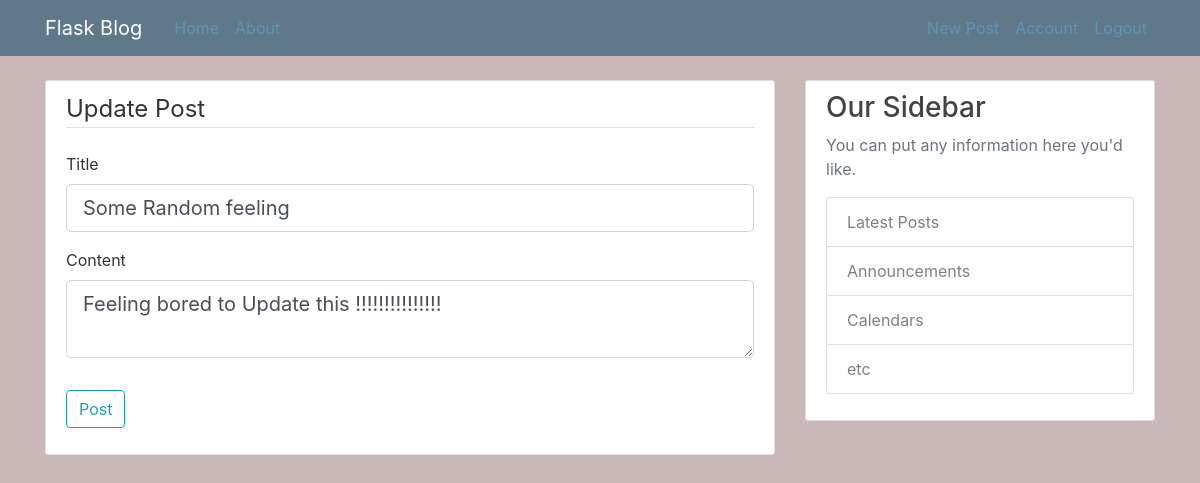
/post/8/update (signed in), run on the app's committed database.
### flaskblog/models.py (models this page shows, shortened)
class Posti(db.Model):
    id = db.Column(db.Integer, primary_key=True)
    title = db.Column(db.String(100), nullable=False)
    date_posted = db.Column(db.DateTime, nullable=False, default=datetime.utcnow)
    content = db.Column(db.Text, nullable=False)
    user_id = db.Column(db.Integer, db.ForeignKey('user.id'), nullable=False)

### flaskblog/routes.py (the view)
@app.route("/post/<int:post_id>/update", methods=['GET', 'POST'])
@login_required
def update_post(post_id):
    post = Posti.query.get_or_404(post_id)
    if post.author != current_user:
        abort(403)
    form = PostForm()
    if form.validate_on_submit():
        post.title = form.title.data
        post.content = form.content.data
        db.session.commit()
        flash('Your post has been updated!', 'success')
        return redirect(url_for('post', post_id=post.id))
    elif request.method == 'GET':
        form.title.data = post.title
        form.content.data = post.content
    return render_template('create_post.html', title='Update Post', form=form, legend='Update Post')

### flaskblog/forms.py
class PostForm(FlaskForm):
    title = StringField('Title',validators=[DataRequired()])
    content =  TextAreaField('Content', validators=[DataRequired()])
    submit = SubmitField('Post')

### flaskblog/models.py (called while the page is built)
@login_manager.user_loader
def load_user(user_id):
    return User.query.get(int(user_id))

### flaskblog/templates/create_post.html (shortened to what this page needs)
{% extends 'layout.html' %}
{% block content %}
<div class="content-section">
    <form method="POST" action="">
        <fieldset class="form-group">
            <legend class="border-bottom mb-4">{{ legend }}</legend>
            <div class="form-group">
                {{ form.title.label(class="form-control-label") }}
                {% if form.title.errors %}
                    {{ form.title(class="form-control form-control-lg is-invalid") }}
                    <div class="invalid-feedback">
                        {% for error in form.title.errors %}
                            <span>{{ error }}</span>
                        {% endfor %}
                    </div>
                {% else %}
                    {{ form.title(class="form-control form-control-lg") }}
                {% endif %}
            </div>
            <div class="form-group">
                {{ form.content.label(class="form-control-label") }}
                {% if form.content.errors %}
                    {{ form.content(class="form-control form-control-lg is-invalid") }}
                    <div class="invalid-feedback">
                        {% for error in form.content.errors %}
                            <span>{{ error }}</span>
                        {% endfor %}
                    </div>
                {% else %}
                    {{ form.content(class="form-control form-control-lg") }}
                {% endif %}
            </div>
        </fieldset>
        <div class="form-group">
            {{ form.submit(class="btn btn-outline-info") }}
        </div>
    </form>
</div>
{% endblock content %}

### flaskblog/static/main.css (style rules this page uses)
body { background: #cab7b7; color: #333333; margin-top: 5rem; }
.content-section { background: #ffffff; padding: 10px 20px; border: 1px solid #dddddd; border-radius: 3px; margin-bottom: 20px; }

### data on the page
Posti: title "Some Random feeling", content "Feeling bored to Update this !!!!!!!!!!!!!!!"

### other printed values
{{ legend }} "Update Post"
